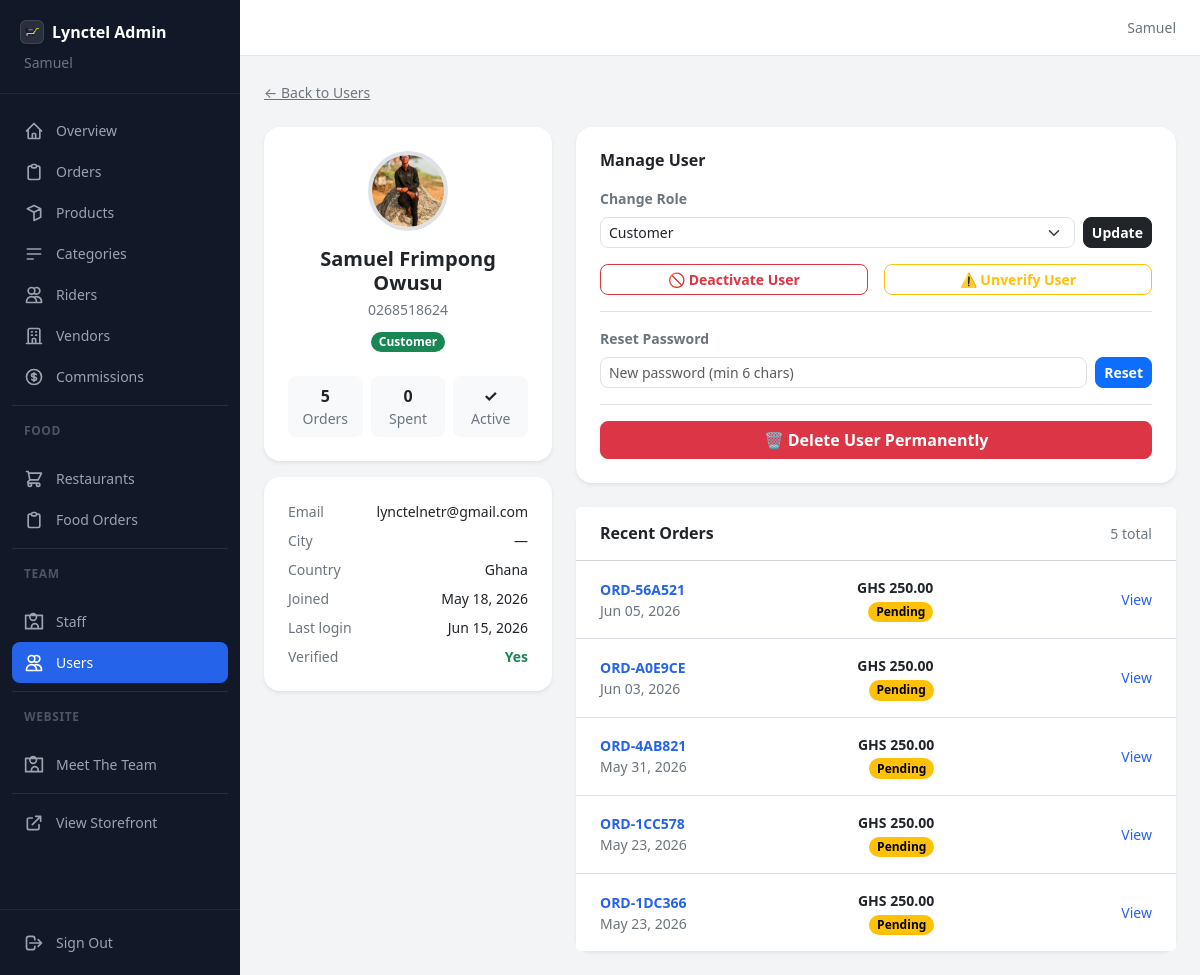
/dashboard/users/2/ (signed in), run on an earlier commit of the app's database.
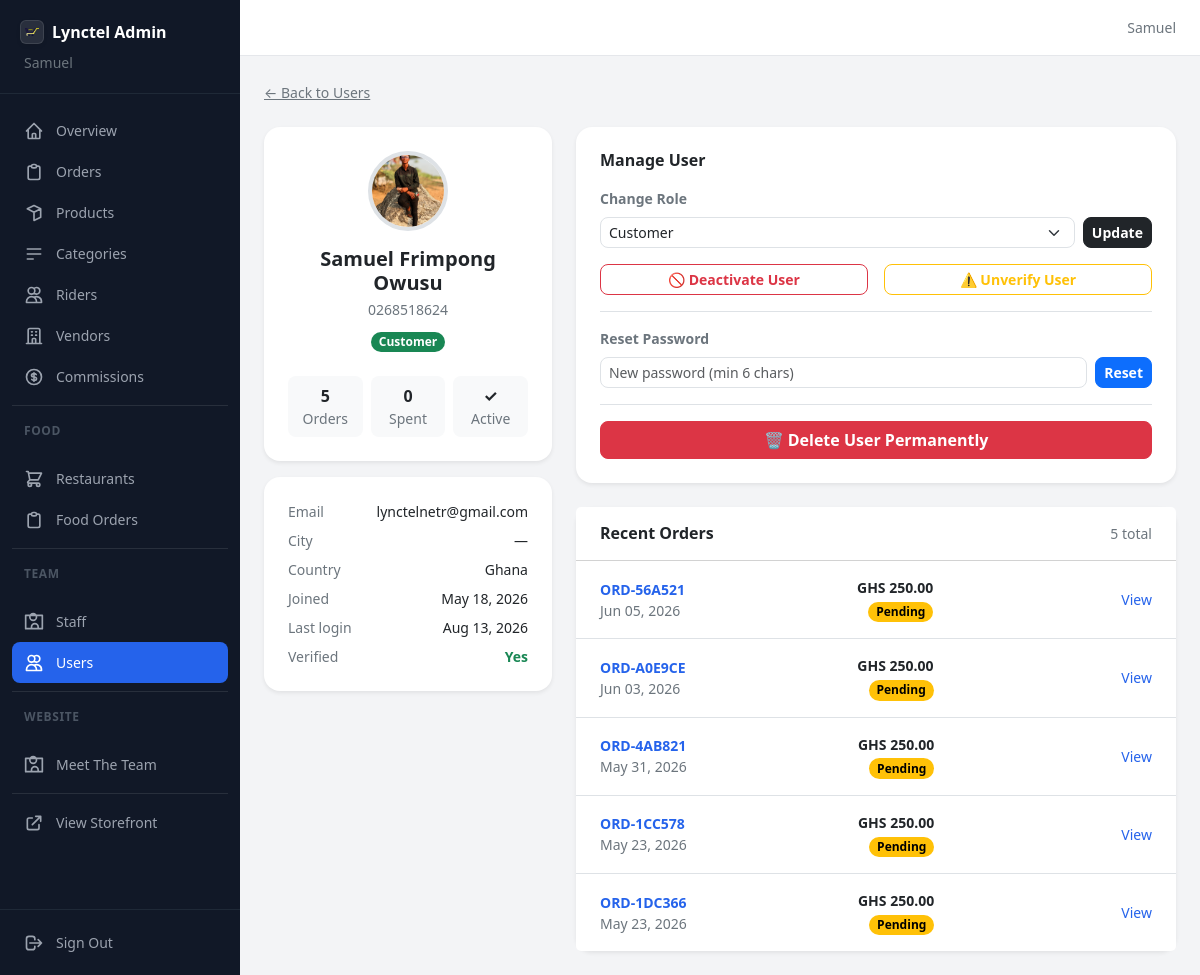
And on a later commit of the database.
### ecommerce/models.py (models this page shows, shortened)
class User(AbstractUser):
    class Role(models.TextChoices):
        CUSTOMER = 'customer', _('Customer')
        ADMIN    = 'admin',    _('Admin')
        STAFF    = 'staff',    _('Staff')
        RIDER    = 'rider',    _('Rider')
        VENDOR   = 'vendor',   _('Vendor')
    uuid = models.UUIDField(
        default=uuid.uuid4,
        unique=True,
        editable=False,
        db_index=True,
    )
    role = models.CharField(
        max_length=20,
        choices=Role.choices,
        default=Role.CUSTOMER,
        db_index=True,
    )
    phone_validator = RegexValidator(
        regex=r'^(?:\+233\d{9}|233\d{9}|0\d{9})$',
        message=_(
            "Enter a valid Ghana phone number. "
            "Example: 0558040216 or +233558040216"
        ),
    )
    phone = models.CharField(
        max_length=15,
        unique=True,
        validators=[phone_validator],
        db_index=True,
        blank=True,
        null=True,
    )
    email = models.EmailField(
        unique=True,
        blank=True,
        null=True,
        default=None,
    )
    profile_pic = models.ImageField(
        upload_to='profiles/',
        blank=True,
        null=True,
    )
    address       = models.TextField(blank=True, null=True)
    city          = models.CharField(max_length=100, blank=True, null=True)
    region        = models.CharField(max_length=100, blank=True, null=True)
    country       = models.CharField(max_length=100, default='Ghana')
    date_of_birth = models.DateField(blank=True, null=True)
    bio           = models.TextField(blank=True, null=True)
    is_verified       = models.BooleanField(default=False)
    is_phone_verified = models.BooleanField(default=False)
    is_email_verified = models.BooleanField(default=False)
    created_at = models.DateTimeField(auto_now_add=True)
    updated_at = models.DateTimeField(auto_now=True)
    last_seen  = models.DateTimeField(blank=True, null=True)
    USERNAME_FIELD  = 'phone'
    REQUIRED_FIELDS = ['username']
    objects         = UserManager()
    @property
    def full_name(self):
        return f"{self.first_name} {self.last_name}".strip()
    @property
    def display_name(self):
        return self.full_name or self.username or self.phone or "User"
    class Meta:
        ordering = ['-created_at']
        indexes  = [
            models.Index(fields=['role']),
            models.Index(fields=['phone']),
            models.Index(fields=['created_at']),
        ]

### dashboard/views.py (the view, shortened to what this page needs)
# urls.py: path('users/<int:pk>/',                     views.user_detail,            name='user_detail'),
@admin_required
def user_detail(request, pk):
    u      = get_object_or_404(User, pk=pk)
    orders = Order.objects.filter(customer=u).order_by('-created_at')
    total_spent = orders.filter(payment_status='paid').aggregate(t=Sum('total_amount'))['t'] or 0
    return render(request, 'dashboard/users/detail.html', {
        'u':            u,
        'orders':       orders[:10],
        'total_orders': orders.count(),
        'total_spent':  total_spent,
        'role_choices': User.Role.choices,
    })

### dashboard/views.py (called while the page is built)
def admin_required(view_func):
    @wraps(view_func)
    def wrapper(request, *args, **kwargs):
        if not request.user.is_authenticated:
            return redirect(f'/accounts/login/?next={request.path}')
        role = getattr(request.user, 'role', '')
        if role not in ('admin', 'staff') and not request.user.is_superuser:
            messages.error(request, 'Access denied.')
            return redirect('frontend:home')
        return view_func(request, *args, **kwargs)
    return wrapper

### ecommerce/context_processors.py (called while the page is built, shortened)
def rbac_context(request):
    perms = set(get_user_permissions(request.user))
    role  = getattr(request.user, 'role', 'customer')
    return {
        'user_role':        role,
        'role_label':       get_role_label(role),
        'role_icon':        get_role_icon(role),
        'user_permissions': perms,
        'can':              _PermissionProxy(perms),
        'all_roles':        ROLES,
    }

def google_maps(request):
    return {
        'GOOGLE_MAPS_API_KEY': getattr(settings, 'GOOGLE_MAPS_API_KEY', ''),
        'LOCATIONIQ_API_KEY':  getattr(settings, 'LOCATIONIQ_API_KEY', ''),
    }

### ecommerce/rbac.py (called while the page is built)
def get_role_label(role):
    return ROLES.get(role, {}).get('label', role.title())

### templates/dashboard/users/detail.html (shortened to what the changed rows need)
{% extends "dashboard/base.html" %}
{% block content %}
<div style="max-width: 64rem;">
  <div class="row g-4">
    <div class="col-lg-4 d-flex flex-column gap-3">
      <div class="card border-0 rounded-2xl shadow-sm">
        <div class="card-body p-4 text-center">
        {% if u.profile_pic %}
        <img src="{{ u.profile_pic.url }}" class="rounded-circle object-fit-cover mx-auto border border-4 mb-3 d-block" style="width:5rem;height:5rem;"/>
        {% else %}
        <div class="rounded-circle bg-dark d-flex align-items-center justify-content-center text-white fs-3 fw-bold mx-auto mb-3" style="width:5rem;height:5rem;">
          {{ u.first_name|first|upper|default:"?" }}{{ u.last_name|first|upper }}
        </div>
        {% endif %}
        <h2 class="fw-bold text-dark fs-5 mb-0">{{ u.get_full_name|default:"No name" }}</h2>
        <p class="text-secondary small mt-1 mb-0">{{ u.phone|default:"No phone" }}</p>
        <div class="mt-2">
          <span class="badge rounded-pill
            {% if u.role == 'admin' %}text-bg-dark
            {% elif u.role == 'staff' %}text-bg-primary
            {% elif u.role == 'vendor' %}text-bg-info
            {% elif u.role == 'rider' %}text-bg-warning
            {% else %}text-bg-success{% endif %}">
            {{ u.get_role_display }}
          </span>
        </div>
        <div class="row row-cols-3 g-2 mt-3 text-center small">
          <div class="col">
          </div>
          <div class="col">
          </div>
          <div class="col">
          </div>
        </div>
        </div>
      </div>
      <div class="card border-0 rounded-2xl shadow-sm">
        <div class="card-body p-4 d-flex flex-column gap-2 small">
        <div class="d-flex justify-content-between">
          <span class="text-secondary">Email</span>
          <span class="text-dark text-end">{{ u.email|default:"—" }}</span>
        </div>
        <div class="d-flex justify-content-between">
          <span class="text-secondary">City</span>
          <span class="text-dark">{{ u.city|default:"—" }}</span>
        </div>
        <div class="d-flex justify-content-between">
          <span class="text-secondary">Country</span>
          <span class="text-dark">{{ u.country|default:"—" }}</span>
        </div>
        <div class="d-flex justify-content-between">
          <span class="text-secondary">Joined</span>
          <span class="text-dark">{{ u.created_at|date:"M d, Y" }}</span>
        </div>
        <div class="d-flex justify-content-between">
          <span class="text-secondary">Last login</span>
          <span class="text-dark">{{ u.last_login|date:"M d, Y"|default:"Never" }}</span>
        </div>
        </div>
      </div>
    </div>
    <div class="col-lg-8 d-flex flex-column gap-4">
      <div class="card border-0 rounded-2xl shadow-sm">
        <div class="card-body p-4">
        <div class="row row-cols-1 row-cols-sm-2 g-3">
          <form method="POST" class="col-sm-12">
            <div class="d-flex gap-2">
              <select name="role" class="form-select form-select-sm rounded-3">
                {% for value, label in role_choices %}
                <option value="{{ value }}" {% if u.role == value %}selected{% endif %}>{{ label }}</option>
                {% endfor %}
              </select>
              <button type="submit" class="btn btn-dark btn-sm fw-semibold rounded-3">
                Update
              </button>
            </div>
          </form>
        </div>
        </div>
      </div>
    </div>
  </div>
</div>
{% endblock %}

What changed in the data, as far as the page shows it:
changed User "Samuel Frimpong Owusu": last_login "Jun 15, 2026" → "Aug 13, 2026"
